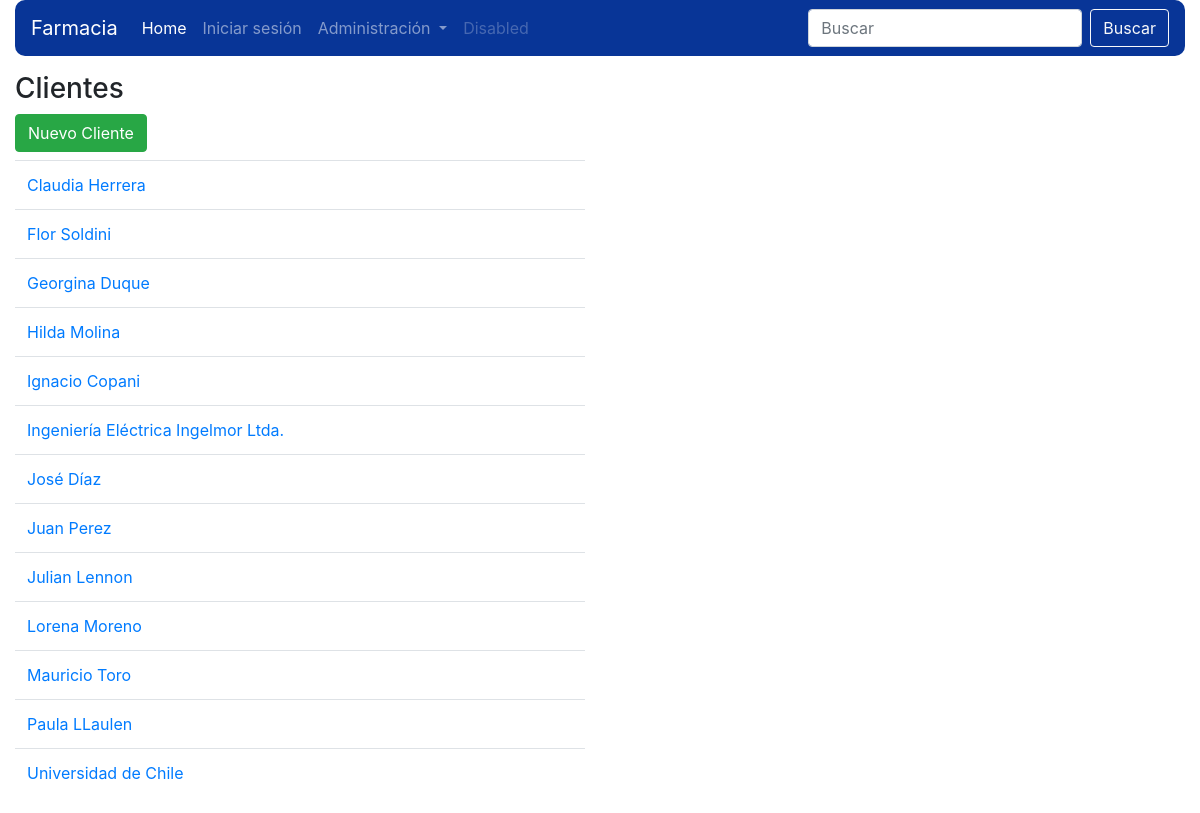
The page /clientes.php on the database its author committed.
### tables this page shows
CREATE TABLE `clientes` (
  `id` int(11) NOT NULL,
  `nombre` varchar(50) NOT NULL,
  `rut` varchar(50) NOT NULL,
  `dirección` varchar(50) NOT NULL,
  `fecha_nacimiento` date NOT NULL,
  `persona` enum('Persona Natural','Empresa') NOT NULL,
  `created_at` datetime DEFAULT NULL,
  `updated_at` datetime DEFAULT NULL
);

### class/modelo.php (called while the page is built, shortened)
<?php
class Modelo
{
	public function __construct(){
		$this->_db = new Database;
	}
}

### class/clienteModel.php (called while the page is built, shortened)
 <?php
require('modelo.php');
class clienteModel extends Modelo
{
	public function getClientes(){
		$clientes = $this->_db->query("SELECT id, nombre, rut, dirección, fecha_nacimiento FROM clientes ORDER BY nombre;");
		return $clientes->fetchAll();
	}
}

### clientes.php (the view, shortened to what this page needs)
<?php
require('class/clienteModel.php');
$clientes = new clienteModel;
$res = $clientes->getClientes();
?>
<!DOCTYPE html>
<html>
<head>
	<link rel="stylesheet" href="https://stackpath.bootstrapcdn.com/bootstrap/4.4.1/css/bootstrap.min.css">
</head>
<body>
	<div class="container-fluid">
		<?php include('header.php'); ?>
		<div class="row">
			<div class="col-md-6 mt-3">
				<h3>Clientes</h3>
				<a href="addClientes.php" class="btn btn-success">Nuevo Cliente</a>
				<?php if(isset($res) && count($res)): ?>
					<table class="table table-hover" style="margin-top: 8px">
						<?php foreach($res as $r): ?>
							<tr>
								<td>
									<a href="verCliente.php?id=<?php echo $r['id']; ?>"><?php echo $r['nombre']; ?></a>
								</td>
							</tr>
						<?php endforeach; ?>
					</table>
				<?php else: ?>
					<p class="text-info mt-3">No hay clientes registrados</p>
				<?php endif; ?>
			</div>
		</div>
	</div>
</body>
</html>

### header.php (shortened to what this page needs)
<nav class="navbar navbar-expand-lg navbar-dark" style="background-color: #083597; border-radius: 10px">
  <a class="navbar-brand" href="index.php">Farmacia</a>
  <div class="collapse navbar-collapse" id="navbarSupportedContent">
    <ul class="navbar-nav mr-auto">
      <li class="nav-item active">
        <a class="nav-link" href="#">Home <span class="sr-only">(current)</span></a>
      </li>
      <li class="nav-item">
        <?php if(!isset($_SESSION['autenticado'])): ?>
        <a class="nav-link" href="login.php">Iniciar sesión</a>
        <?php else: ?>
          <a class="nav-link" href="cerrar.php">Cerrar sesión</a>
        <?php endif; ?>
      </li>
      <li class="nav-item dropdown">
        <a class="nav-link dropdown-toggle" href="#" id="navbarDropdown" role="button" data-toggle="dropdown" aria-haspopup="true" aria-expanded="false">
          Administración
        </a>
      </li>
      <li class="nav-item">
        <a class="nav-link disabled" href="#" tabindex="-1" aria-disabled="true">Disabled</a>
      </li>
    </ul>
    <form class="form-inline my-2 my-lg-0">
      <input class="form-control mr-sm-2" type="search" placeholder="Buscar" aria-label="Search">
      <button class="btn btn-outline-light my-2 my-sm-0" type="submit">Buscar</button>
    </form>
  </div>
</nav>

### rows shown on the page
clientes: nombre "Claudia Herrera"
clientes: nombre "Flor Soldini"
clientes: nombre "Georgina Duque"
clientes: nombre "Hilda Molina"
clientes: nombre "Ignacio Copani"
clientes: nombre "Ingeniería Eléctrica Ingelmor Ltda."
clientes: nombre "José Díaz"
clientes: nombre "Juan Perez"
clientes: nombre "Julian Lennon"
clientes: nombre "Lorena Moreno"
clientes: nombre "Mauricio Toro"
clientes: nombre "Paula LLaulen"
clientes: nombre "Universidad de Chile"
